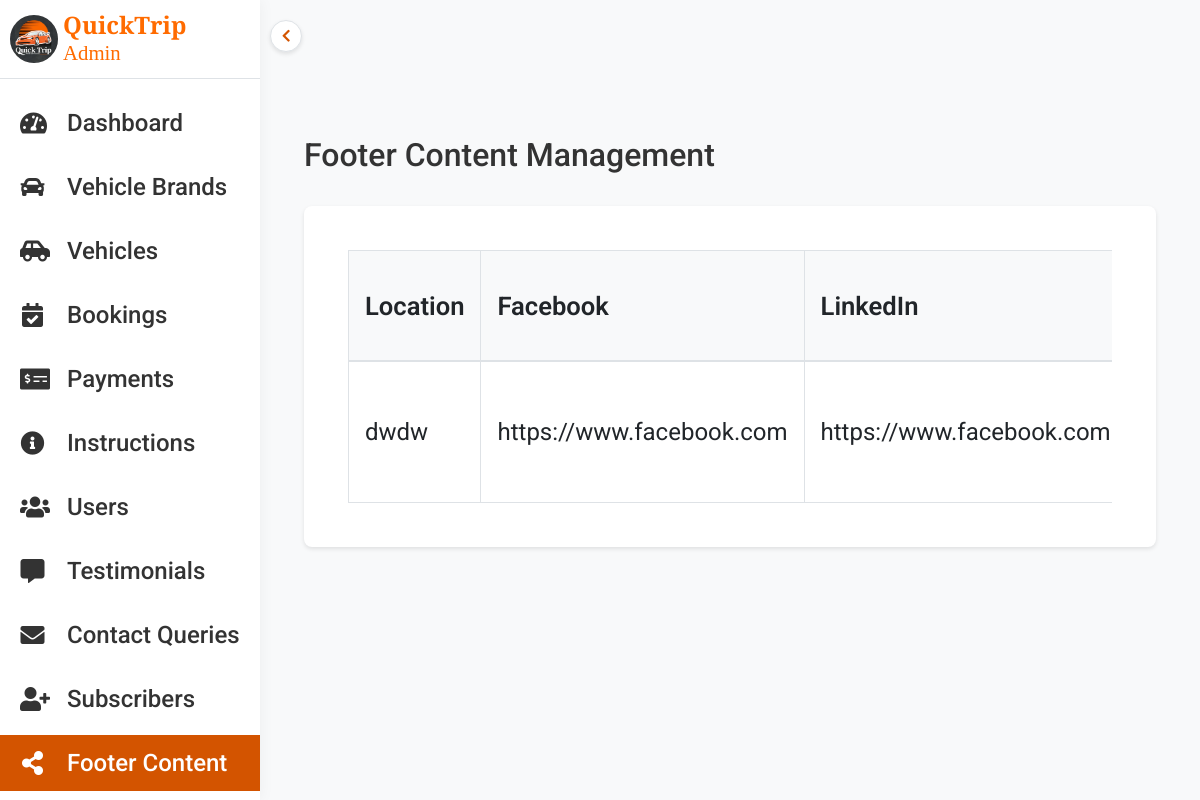
/admin/footer_content.php (signed in), run on the app's committed database.
### tables this page shows
CREATE TABLE `footer_content` (
  `id` int(11) NOT NULL,
  `facebook` varchar(255) DEFAULT NULL,
  `instagram` varchar(255) DEFAULT NULL,
  `linkedin` varchar(255) DEFAULT NULL,
  `contact_number` varchar(20) DEFAULT NULL,
  `location` text DEFAULT NULL,
  `office_hours` text DEFAULT NULL,
  `email` varchar(255) DEFAULT NULL,
  `created_at` timestamp NOT NULL DEFAULT current_timestamp(),
  `updated_at` timestamp NOT NULL DEFAULT current_timestamp() ON UPDATE current_timestamp()
);

### admin/footer_content.php (the view, shortened to what this page needs)
<?php
$query = "SELECT * FROM footer_content ORDER BY id DESC";
$result = mysqli_query($conn, $query);
$footer_contents = mysqli_fetch_all($result, MYSQLI_ASSOC);
include 'includes/header.php';
?>
<div class="container-fluid">
    <div class="d-flex justify-content-between align-items-center mb-4">
        <h2>Footer Content Management</h2>
    </div>
    <div class="card">
        <div class="card-body">
            <div class="table-responsive">
                <table class="table table-bordered table-hover">
                    <thead>
                        <tr>
                            <th>Location</th>
                            <th>Facebook</th>
                            <th>LinkedIn</th>
                        </tr>
                    </thead>
                    <tbody>
                        <?php foreach ($footer_contents as $content): ?>
                        <tr>
                            <td><?= htmlspecialchars($content['location']) ?></td>
                            <td><?= htmlspecialchars($content['facebook']) ?></td>
                            <td><?= htmlspecialchars($content['linkedin']) ?></td>
                        </tr>
                        <?php endforeach; ?>
                    </tbody>
                </table>
            </div>
        </div>
    </div>
</div>
<?php include 'includes/footer.php'; ?>

### admin/css/admin-style.css (style rules this page uses)
:root { --primary-color: #D35400; --primary-color-dark: #b44600; --text-dark: #333333; --text-light: #666666; --white: #ffffff; --light-bg: #f8f9fa; --border-color: #dee2e6; --max-width: 1200px; }
* { margin: 0; padding: 0; box-sizing: border-box; }
body { font-family: "Roboto", sans-serif; background-color: var(--light-bg); color: var(--text-dark); min-height: 100vh; margin: 0; padding: 0; }
.container-fluid { max-width: 1500px; margin: 0 auto; padding-top: 2rem; }
.card { background-color: var(--white); border: none; border-radius: 10px; padding: 20px; margin-bottom: 1rem; box-shadow: 0 2px 4px rgba(0,0,0,0.1); transition: all 0.3s ease; }
.card-body { padding: 1.5rem; }
.table { width: 100%; margin-bottom: 1rem; background-color: transparent; }
.table th { font-size: 1.6rem; font-weight: 600; background-color: #f8f9fa; border-bottom: 2px solid var(--border-color); padding: 1rem; vertical-align: middle; }
.table td { padding: 1rem; font-size: 1.5rem; vertical-align: middle; border-top: 1px solid var(--border-color); }
.card { transition: all 0.3s ease; cursor: pointer; }
.card { border: none; border-radius: 10px; overflow: hidden; margin-bottom: 1rem; transition: all 0.3s cubic-bezier(0.4, 0, 0.2, 1); }
.card { background: #fff; border-radius: 8px; box-shadow: 0 2px 4px rgba(0,0,0,0.1); margin-bottom: 1.5rem; }
.card .table { margin-bottom: 0; }

### data on the page
footer_content: location "dwdw", facebook "https://www.facebook.com", linkedin "https://www.facebook.com"
